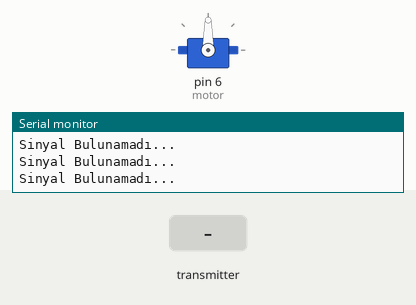
Bench run of a sketch on a simulated Arduino Uno, built with avr-gcc and run on an emulated ATmega328P. On the bench: servo, the last lines printed to the serial monitor. The test bench sets the inputs (shaded band). No radio packets arrive unless stated.

Above: at 1.2 s.
1.3 s: the transmitter starts sending veri.0 = 0
At 2.3 s:
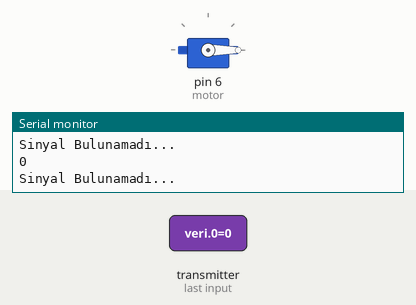
2.8 s: the transmitter starts sending veri.0 = 1023
At 3.7 s:
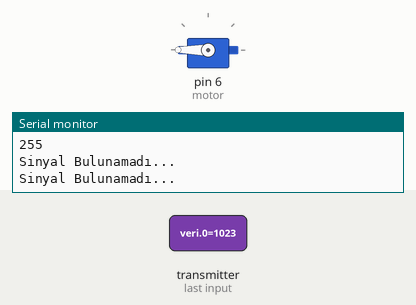
4.3 s: the transmitter starts sending veri.0 = 256
At 4.7 s:
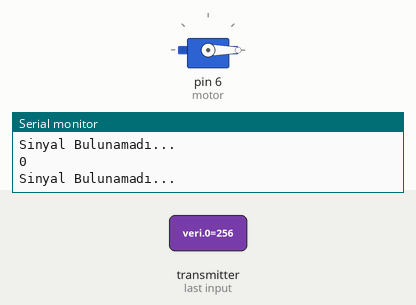
Timing chart, 0 to 7.3 s (numbered marks = the images above; inputs shaded):
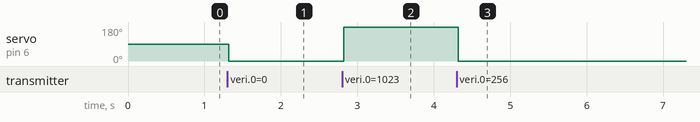

The sketch:

alici.ino
```cpp
#include <SPI.h>
#include "nRF24L01.h"
#include "RF24.h"
#include "Servo.h"

Servo motor;
int veri[1];
RF24 radio(9, 10);
const uint64_t eslesme = 0xE8E8F0F0E1LL;
void setup()
{
  motor.attach(6);
  Serial.begin(9600);
  radio.begin();
  radio.openReadingPipe(1, eslesme);
  radio.startListening();
}

void loop()
{
  if (radio.available())
  {
    bool done = false;
    while (!done)
    {
      done = radio.read(veri, 1);
      Serial.println(veri[0]);
      delay(10);
      motor.write(veri[0]);
    }
  }
  else
  {
    Serial.println("Sinyal Bulunamadı...");
  }
}
```

Measured:
- after the input at 1.3 s, servo on pin 6 (motor): 90° → 0° at once
- after the input at 2.8 s, servo on pin 6 (motor): 0° → 180° at once
- after the input at 4.3 s, servo on pin 6 (motor): 180° → 0° at once
